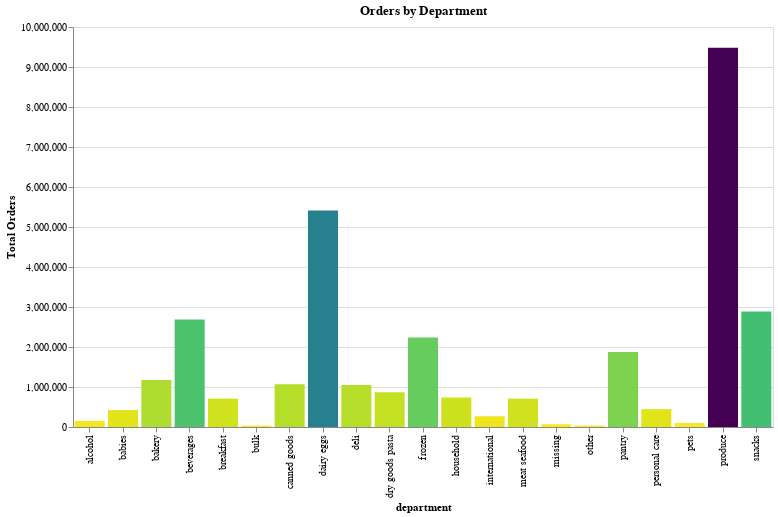

The notebook cell saved with this chart:
### Code cell
chart_title = "Orders by Department"
x_label = "department:O"
y_label = 'freq:Q'
pct_of_orders = 'pct_orders:Q'

dept_chart = alt.Chart(dept_stats).mark_bar().encode(
    alt.X(x_label, bin=False),
    alt.Y(y_label, title="Total Orders"),
    color = alt.Color(y_label, legend=None, sort="descending", scale=alt.Scale(scheme='viridis')),
    tooltip=[alt.Tooltip(x_label, title="Department"), alt.Tooltip(y_label), alt.Tooltip(pct_of_orders)]
    ).properties(title=chart_title, width=700, height=400)

dept_chart

### Figure 1 — Vega-Lite specification as saved in the notebook (floating-point values rounded to 4 significant figures)
{"$schema": "https://vega.github.io/schema/vega-lite/v2.6.0.json", "config": {"background": "white", "view": {"height": 300, "width": 400}}, "data": {"name": "data-3e73da957ef4674121d9f2932c31a7b2"}, "datasets": {"data-3e73da957ef4674121d9f2932c31a7b2": [{"department": "produce", "department_id": 4, "freq": 9479291, "pct_orders": 29.23}, {"department": "dairy eggs", "department_id": 16, "freq": 5414016, "pct_orders": 16.69}, {"department": "snacks", "department_id": 19, "freq": 2887550, "pct_orders": 8.9}, {"department": "beverages", "department_id": 7, "freq": 2690129, "pct_orders": 8.29}, {"department": "frozen", "department_id": 1, "freq": 2236432, "pct_orders": 6.9}, {"department": "pantry", "department_id": 13, "freq": 1875577, "pct_orders": 5.78}, {"department": "bakery", "department_id": 3, "freq": 1176787, "pct_orders": 3.63}, {"department": "canned goods", "department_id": 15, "freq": 1068058, "pct_orders": 3.29}, {"department": "deli", "department_id": 20, "freq": 1051249, "pct_orders": 3.24}, {"department": "dry goods pasta", "department_id": 9, "freq": 866627, "pct_orders": 2.67}, {"department": "household", "department_id": 17, "freq": 738666, "pct_orders": 2.28}, {"department": "breakfast", "department_id": 14, "freq": 709569, "pct_orders": 2.19}, {"department": "meat seafood", "department_id": 12, "freq": 708931, "pct_orders": 2.19}, {"department": "personal care", "department_id": 11, "freq": 447123, "pct_orders": 1.38}, {"department": "babies", "department_id": 18, "freq": 423802, "pct_orders": 1.31}, {"department": "international", "department_id": 6, "freq": 269253, "pct_orders": 0.83}, {"department": "alcohol", "department_id": 5, "freq": 153696, "pct_orders": 0.47}, {"department": "pets", "department_id": 8, "freq": 97724, "pct_orders": 0.3}, {"department": "missing", "department_id": 21, "freq": 69145, "pct_orders": 0.21}, {"department": "other", "department_id": 2, "freq": 36291, "pct_orders": 0.11}, {"department": "bulk", "department_id": 10, "freq": 34573, "pct_orders": 0.11}]}, "encoding": {"color": {"field": "freq", "legend": null, "scale": {"scheme": "viridis"}, "sort": "descending", "type": "quantitative"}, "tooltip": [{"field": "department", "title": "Department", "type": "ordinal"}, {"field": "freq", "type": "quantitative"}, {"field": "pct_orders", "type": "quantitative"}], "x": {"bin": false, "field": "department", "type": "ordinal"}, "y": {"field": "freq", "title": "Total Orders", "type": "quantitative"}}, "height": 400, "mark": "bar", "title": "Orders by Department", "width": 700}
